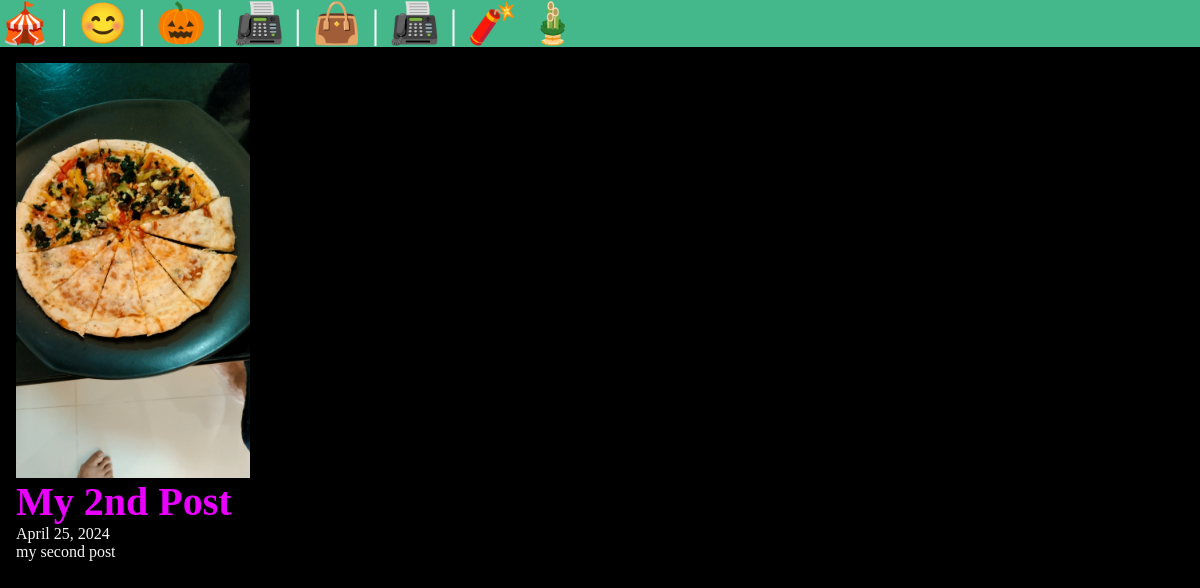
/posts/my-second-post, run on the app's committed database.
### posts/models.py (models this page shows, shortened)
class Post(models.Model):
    title = models.CharField(max_length=75)
    body = models.TextField()
    slug = models.SlugField()
    date = models.DateField( auto_now_add= True)
    banner = models.ImageField(default ='fallback.png', blank=True)

### posts/views.py (the view)
# urls.py: path('<slug:slug>', views.post_page, name = "page"),
def post_page(request, slug):
     post = Post.objects.all().get(slug=slug)
     return render(request, 'posts/post_page.html', {'post':post})

### posts/templates/posts/post_page.html (shortened to what this page needs)
<!DOCTYPE html>
{% extends 'layout.html' %}
{% block content %}
   <section>
         <img
              class = "banner"
              src = "{{post.banner.url }}"
              alt ="{{post.title}}"
         />
         <h1> {{ post.title }} </h1>
         <p> {{ post.date }}</p>
         <p> {{ post.body }}</p>
   </section>
{% endblock %}

### static/css/style.css (style rules this page uses)
* { margin:0; padding:0; box-sizing: border-box; }
body { min-height: 100vh; font-size: 3rem; background-color: black; color: whitesmoke; }
section { display:flex; flex-flow:column; gap:1rem; }
p { font-size : 1rem; }
h1 { font-size :2.5rem; color:rgb(234, 0, 255); }
p { font-size:1rem; }
.banner { display:block; width:20%; max-height:80 px; }

### data on the page
Post: banner (picture), title "My 2nd Post", date "April 25, 2024", body "my second post"
